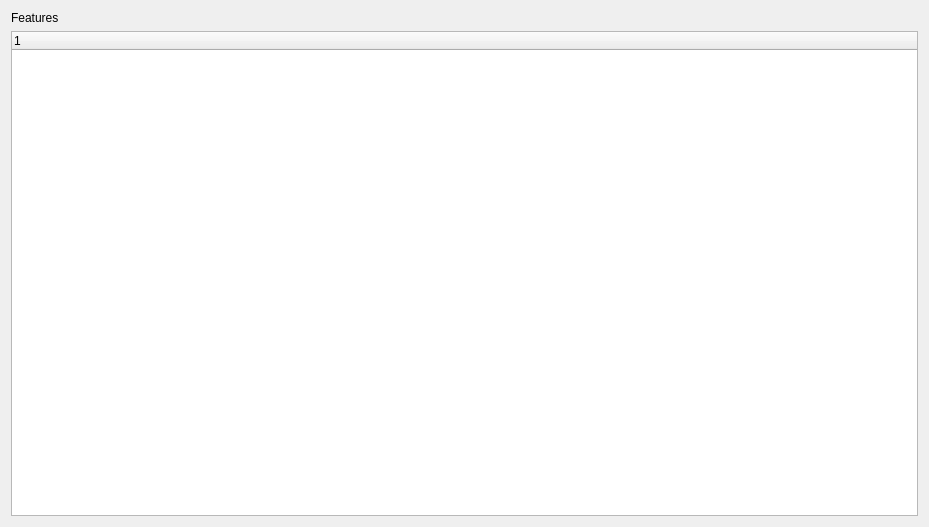
<?xml version="1.0" encoding="UTF-8"?>
<ui version="4.0">
 <class>LunarTwoTabWidget</class>
 <widget class="QWidget" name="LunarTwoTabWidget">
  <property name="geometry">
   <rect>
    <x>0</x>
    <y>0</y>
    <width>929</width>
    <height>527</height>
   </rect>
  </property>
  <property name="windowTitle">
   <string/>
  </property>
  <layout class="QHBoxLayout" name="horizontalLayout">
   <item>
    <layout class="QVBoxLayout" name="verticalLayout_2">
     <item>
      <widget class="QLabel" name="lunar_two_label">
       <property name="text">
        <string>Features</string>
       </property>
      </widget>
     </item>
     <item>
      <widget class="QTreeWidget" name="lunar_two_tree">
       <property name="minimumSize">
        <size>
         <width>400</width>
         <height>400</height>
        </size>
       </property>
       <column>
        <property name="text">
         <string notr="true">1</string>
        </property>
       </column>
      </widget>
     </item>
    </layout>
   </item>
  </layout>
 </widget>
 <resources/>
 <connections/>
</ui>
